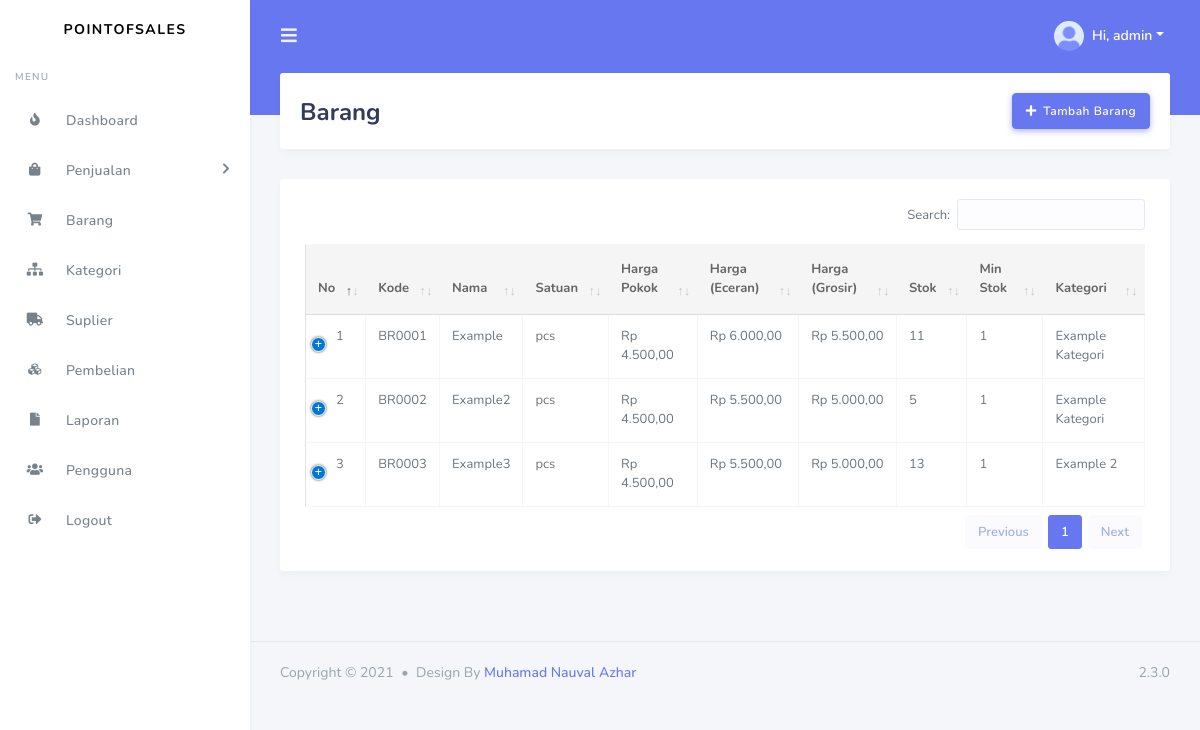
/barang.php (signed in), run on the app's committed database.
### tables this page shows
CREATE TABLE `tbl_barang` (
  `barang_id` varchar(15) NOT NULL,
  `barang_nama` varchar(120) NOT NULL,
  `barang_satuan` varchar(30) NOT NULL,
  `barang_harpok` double NOT NULL,
  `barang_harjul` double NOT NULL,
  `barang_harjul_grosir` double NOT NULL,
  `barang_stok` int(11) NOT NULL DEFAULT '0',
  `barang_min_stok` int(11) NOT NULL DEFAULT '0',
  `barang_tgl_input` timestamp NOT NULL DEFAULT CURRENT_TIMESTAMP,
  `barang_tgl_last_update` timestamp NULL DEFAULT NULL ON UPDATE CURRENT_TIMESTAMP,
  `barang_kategori_id` int(11) NOT NULL,
  `barang_user_id` int(11) NOT NULL
);

CREATE TABLE `tbl_kategori` (
  `kategori_id` int(11) NOT NULL,
  `kategori_name` varchar(120) NOT NULL
);

### barang.php (the view, shortened to what this page needs)
<?php
include('./include/koneksi.php');
if(strlen($_SESSION['username'])==0)
	{
header('location:login.php');
}
else{
?>
<?php include('./include/head.php');?>
<?php include('./include/navbar.php');?>
<?php include('./include/sidebar.php');?>
<div class="main-content">
  <section class="section">
    <div class="section-header">
      <h1>Barang</h1>
      <div class="section-header-breadcrumb">
          <button class="btn btn-primary btn-icon icon-left" data-toggle="modal" data-target="#AddStok"><i class="fas fa-plus"></i> Tambah Barang</button>
      </div>
    </div>
    <div class="section-body">
        <div class="row">
            <div class="col">
                <div class="card">
                    <div class="card-body">
                        <table id="example2" class="table table-bordered table-hover">
                            <thead>
                                <tr>
                                    <th>No</th>
                                    <th>Kode</th>
                                    <th>Nama</th>
                                    <th>Satuan</th>
                                    <th>Harga Pokok</th>
                                    <th>Harga (Eceran)</th>
                                    <th>Harga (Grosir)</th>
                                    <th>Stok</th>
                                    <th>Min Stok</th>
                                    <th>Kategori</th>
                                </tr>
                            </thead>
                            <tbody>
                                <?php
                                        function rupiah($angka){
                                            $hasil_rupiah = "Rp " . number_format($angka,2,',','.');
                                            return $hasil_rupiah;
                                        }
                                        $sql = "SELECT * from tbl_barang JOIN tbl_kategori ON tbl_barang.barang_kategori_id=tbl_kategori.kategori_id";
                                        $query = $dbh -> prepare($sql);
                                        $query->execute();
                                        $results=$query->fetchAll(PDO::FETCH_OBJ);
                                        $nmr=1;
                                        if($query->rowCount() > 0){
                                            foreach($results as $res){
                                    ?>
                                <tr>
                                    <td><?php echo htmlentities($nmr);?></td>
                                    <td><?php echo htmlentities($res->barang_id);?></td>
                                    <td><?php echo htmlentities($res->barang_nama);?></td>
                                    <td><?php echo htmlentities($res->barang_satuan);?></td>
                                    <td><?php echo htmlentities(rupiah($res->barang_harpok));?></td>
                                    <td><?php echo htmlentities(rupiah($res->barang_harjul));?></td>
                                    <td><?php echo htmlentities(rupiah($res->barang_harjul_grosir));?></td>
                                    <td><?php echo htmlentities($res->barang_stok);?></td>
                                    <td><?php echo htmlentities($res->barang_min_stok);?></td>
                                    <td><?php echo htmlentities($res->kategori_name);?></td>
                                </tr>
                                <?php $nmr=$nmr+1; } } ?>
                            </tbody>
                        </table>
                    </div>
                </div>
            </div>
        </div>
    </div>
  </section>
</div>
<?php include('./include/footer.php');?>
<?php include('./include/script.php');?>
</body>
</html>
<?php } ?>

### barang.php (style rules this page uses)
table.table-bordered.dataTable tbody th,table.table-bordered.dataTable tbody td { border-bottom-width:1px }

### data on the page
tbl_barang: barang_id "BR0001", barang_nama "Example", barang_satuan "pcs", barang_harpok "Rp 4.500,00", barang_harjul "Rp 6.000,00", barang_harjul_grosir "Rp 5.500,00", barang_stok "11", barang_min_stok "1", tbl_kategori.kategori_name "Example Kategori"
tbl_barang: barang_id "BR0002", barang_nama "Example2", barang_satuan "pcs", barang_harpok "Rp 4.500,00", barang_harjul "Rp 5.500,00", barang_harjul_grosir "Rp 5.000,00", barang_stok "5", barang_min_stok "1", tbl_kategori.kategori_name "Example Kategori"
tbl_barang: barang_id "BR0003", barang_nama "Example3", barang_satuan "pcs", barang_harpok "Rp 4.500,00", barang_harjul "Rp 5.500,00", barang_harjul_grosir "Rp 5.000,00", barang_stok "13", barang_min_stok "1", tbl_kategori.kategori_name "Example 2"

### other printed values
$_SESSION['username'] "admin"
